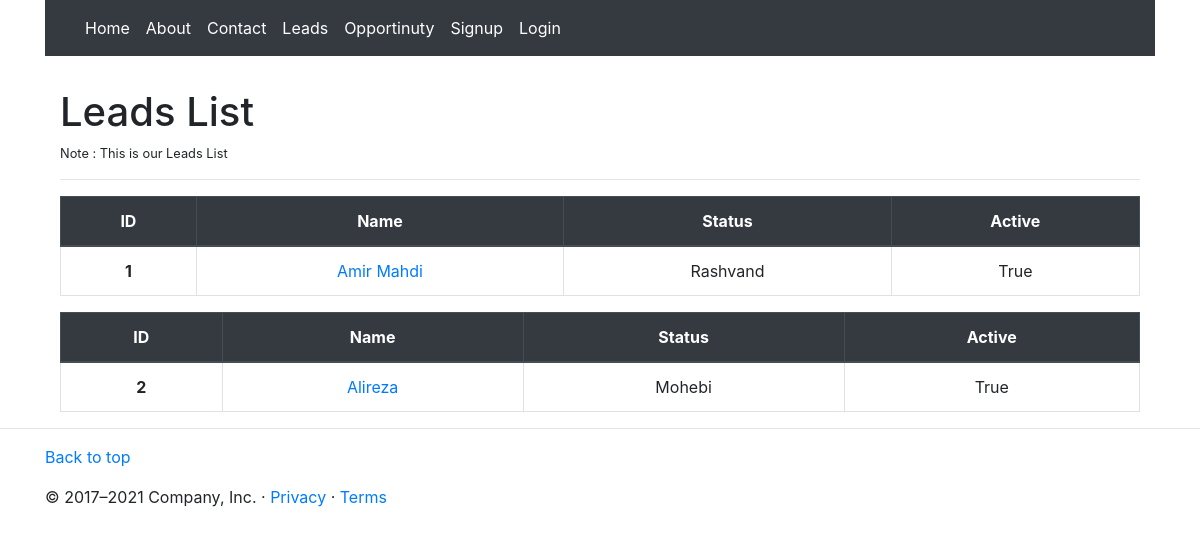
Page /contact/ on the committed database.
### Contact/models.py (models this page shows, shortened)
class Contact(models.Model):
    first_name = models.CharField("First name", max_length=255)
    last_name = models.CharField("Last name", max_length=255)
    account = models.ForeignKey(Account, related_name='lead_account_contacts', on_delete=models.CASCADE, blank=True, null=True)
    email = models.EmailField()
    phone = models.CharField(max_length=20)
    address = models.TextField(blank=True, null=True)
    description = models.TextField(blank=True, null=True)
    createdBy = models.ForeignKey(User, on_delete=models.CASCADE,related_name='contact_created_by',)
    createdOn = models.DateTimeField("Created on", auto_now_add=True)
    isActive = models.BooleanField(default=False)

### Contact/views.py (the view)
# urls.py: path('', ContactListView.as_view(), name='list'),
class ContactListView(ListView):
    queryset = Contact.objects.all()
    context_object_name = 'contacts'
    template_name = 'contact/list.html'

### Contact/templates/contact/list.html (shortened to what this page needs)
{% extends 'base.html' %}
{% block content %}
<div class="container">
<h1 class="h1 mt-3 pt-3">Leads List </h1>
<p class="small p">Note : This is our Leads List</p>
<small><hr></small>
{% for c in contacts %}
<table class="table table-bordered text-center">
<thead class="thead-dark">
  <tr>
    <th scope="col">ID</th>
    <th scope="col">Name</th>
    <th scope="col">Status</th>
    <th scope="col">Active</th>
  </tr>
</thead>
<tbody>
  <tr>
    <th scope="row">{{c.id}}</th>
    <td><a href="{% url 'contact:detail' c.pk %}">{{c.first_name}} </a></td>
    <td>{{c.last_name}}</td>
    <td>{{ c.isActive }}</td>
  </tr>
</tbody>
{% endfor %}
</table>
</div>
{% endblock %}

### rows in the picture
Contact: id "1", first_name "Amir Mahdi", last_name "Rashvand", isActive "True"
Contact: id "2", first_name "Alireza", last_name "Mohebi", isActive "True"
